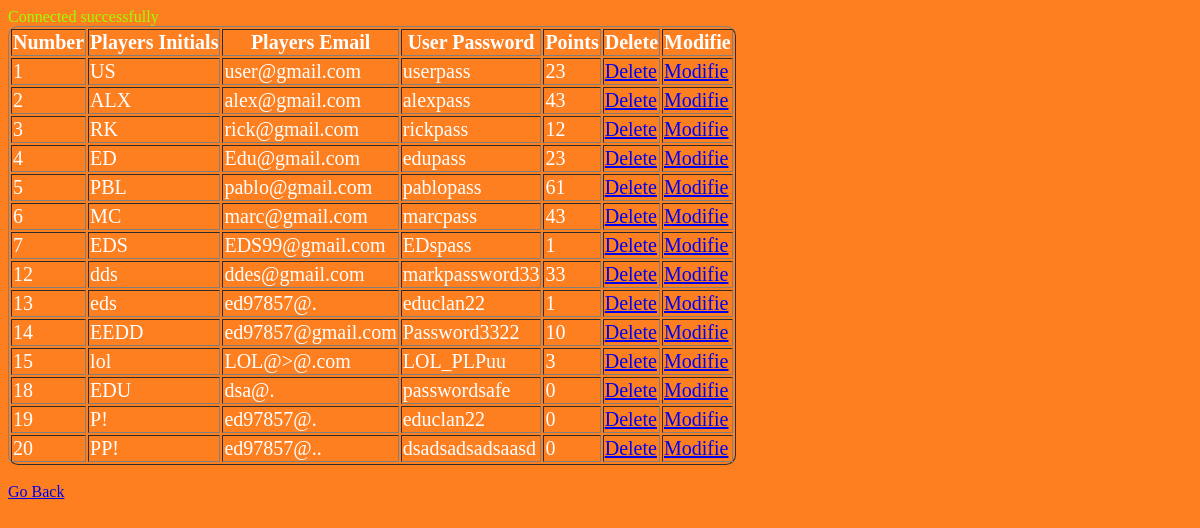
Screenshot of /ADMIN/AdminViewUsers.php with the database file from the repository.
### tables this page shows
CREATE TABLE `entity_user` (
  `id_user` int(10) NOT NULL AUTO_INCREMENT,
  `email` varchar(50) DEFAULT NULL,
  `password` varchar(50) DEFAULT NULL,
  `initials` varchar(50) DEFAULT NULL,
  `points` int(10) DEFAULT NULL,
  PRIMARY KEY (`id_user`)
);

### ADMIN/AdminViewUsers.php (the view, shortened to what this page needs)
<?php
require_once('../ConnectDB.php');
    $sql = "SELECT `id_user` AS `Number`, `initials` AS `Players Initials`, `email` AS `Players Email`, `password` AS `User Password`, `points` AS `Points` FROM `mancala_database`.`entity_user` AS `entity_user`";
    $result = $conn->query($sql);
    echo "<table border='1'>";
    echo "<tr><th>" . 'Number' . "</th>";
    echo "<th>" . 'Players Initials' . "</th>";
    echo "<th>" . 'Players Email' . "</th>";
    echo "<th>" . 'User Password' . "</th>";
    echo "<th>" . 'Points' . "</th>";
    echo "<th>Delete</th>";
    echo "<th>Modifie</th>";
while ($re = $result->fetch_assoc()) {
        echo "<tr><td>" . $re['Number'] . "</td>";
        echo "<td>" . $re['Players Initials'] . "</td>";
        echo "<td>" . $re['Players Email'] . "</td>";
        echo "<td>" . $re['User Password'] . "</td>";
    echo "<td>" . $re['Points'] . "</td>";
    echo "<td><a href='Delete.php' onclick='Delete(" . $re['Number'] . ")'>Delete</a></td>";
    echo "<td><a href='Modifie.php' onclick='Modifie(" . $re['Number'] . ")'>Modifie</a></td>";
}
    echo "</table></br>";
?>
<html>
    <head>
    </head>
</html>
<html>
    <body>
        <a href="../ADMIN.php">Go Back</a>
    </body>
</html>

### ConnectDB.php (shortened to what this page needs)
<?php
echo "<div>Connected successfully</div>";
?>

### ADMIN/AdminViewUsers.php (style rules this page uses)
body { background-color: #FD7F20; }
td,tr { font-size: 20px; color: white; }
table { border-radius: 10px; }
div { color: #99ff00; }

### rows the page displays
entity_user: id_user "1", initials "US", email "user@gmail.com", password "userpass", points "23"
entity_user: id_user "2", initials "ALX", email "alex@gmail.com", password "alexpass", points "43"
entity_user: id_user "3", initials "RK", email "rick@gmail.com", password "rickpass", points "12"
entity_user: id_user "4", initials "ED", email "Edu@gmail.com", password "edupass", points "23"
entity_user: id_user "5", initials "PBL", email "pablo@gmail.com", password "pablopass", points "61"
entity_user: id_user "6", initials "MC", email "marc@gmail.com", password "marcpass", points "43"
entity_user: id_user "7", initials "EDS", email "EDS99@gmail.com", password "EDspass", points "1"
entity_user: id_user "12", initials "dds", email "ddes@gmail.com", password "markpassword33", points "33"
entity_user: id_user "13", initials "eds", email "ed97857@.", password "educlan22", points "1"
entity_user: id_user "14", initials "EEDD", email "ed97857@gmail.com", password "Password3322", points "10"
entity_user: id_user "15", initials "lol", email "LOL@>@.com", password "LOL_PLPuu", points "3"
entity_user: id_user "18", initials "EDU", email "dsa@.", password "passwordsafe", points "0"
entity_user: id_user "19", initials "P!", email "ed97857@.", password "educlan22", points "0"
entity_user: id_user "20", initials "PP!", email "ed97857@..", password "dsadsadsadsaasd", points "0"
